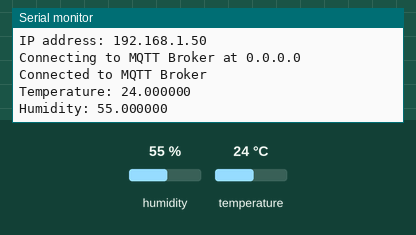
Simulated run of this program. Board: ESP32. Shown: the last lines printed to the serial monitor. Inputs (shaded band) come from the test bench; at power-on: humidity 55 %, temperature 24 °C. WiFi joins after 1.5 s; servers stay silent unless stated; no MQTT or app messages arrive unless stated.

Above: at 2.7 s.
2.8 s: humidity set to 22 %
At 7.6 s:
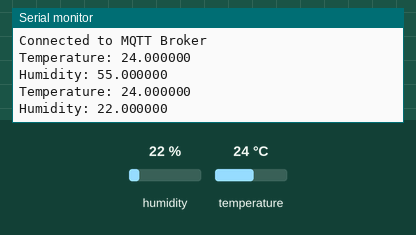
8.8 s: temperature set to 12 °C
At 12.3 s:
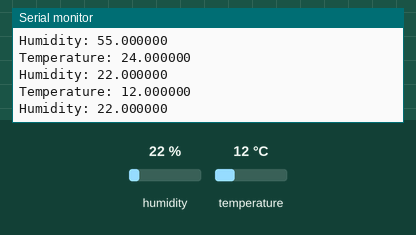
14.8 s: humidity set to 40 %
At 17.0 s:
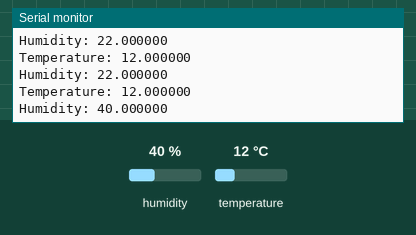
Timing chart, 0 to 18.5 s (numbered marks = the images above; inputs shaded):
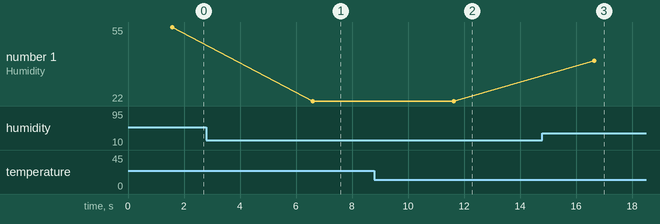

Measured:
- after the input at 2.8 s, the serial monitor: prints a new line after 3.8 s (image 1)
- after the input at 8.8 s, the serial monitor: prints a new line after 2.8 s (image 2)
- after the input at 14.8 s, the serial monitor: prints a new line after 1.9 s (image 3)
- plotted number 1: 55 → 22 after the input at 2.8 s, 22 → 40 after the input at 14.8 s

The program:

main.cpp
```cpp
#include <Arduino.h>
#include <DHT.h>
#include <PubSubClient.h>
#include <WiFi.h>

#define DHTPIN 4
#define DHTTYPE DHT11

const char *WIFI_SSID = "Some SSID";
const char *WIFI_PASSWORD = "Some Password";

const char *MQTT_BROKER_IP = "0.0.0.0";
const char *MQTT_CLIENT_ID = "temperature-humidity";
const char *MQTT_TEMPERATURE_TOPIC = "rooms/0/temperature";
const char *MQTT_HUMIDITY_TOPIC = "rooms/0/humidity";

WiFiClient wifiClient;
PubSubClient mqttClient(wifiClient);

DHT dht(DHTPIN, DHTTYPE);

void connectToWiFi(const char *ssid, const char *password) {
  WiFi.begin(ssid, password);

  Serial.print("Connecting to WiFi ");
  Serial.print(ssid);

  while (WiFi.status() != WL_CONNECTED) {
    delay(500);
    Serial.print(".");
  }

  Serial.println();
  Serial.println("Connected to WiFi");
  Serial.print("IP address: ");
  Serial.println(WiFi.localIP());
}

void connectToMqtt(const char *brokerIp, uint16_t port = 1883) {
  Serial.print("Connecting to MQTT Broker at ");
  Serial.print(brokerIp);

  mqttClient.setServer(brokerIp, port);
  mqttClient.connect(MQTT_CLIENT_ID);

  while (!mqttClient.connected()) {
    delay(500);
    Serial.print(".");
  }

  Serial.println();
  Serial.println("Connected to MQTT Broker");
}

void setup() {
  Serial.begin(115200);

  connectToWiFi(WIFI_SSID, WIFI_PASSWORD);
  connectToMqtt(MQTT_BROKER_IP);

  dht.begin();
}

void loop() {
  float temperature = dht.readTemperature();
  float humidity = dht.readHumidity();

  // Cast values to string
  char temperatureBuffer[50];
  char humidityBuffer[50];

  sprintf(temperatureBuffer, "%f", temperature);
  sprintf(humidityBuffer, "%f", humidity);

  Serial.print("Temperature: ");
  Serial.println(temperatureBuffer);

  Serial.print("Humidity: ");
  Serial.println(humidityBuffer);

  mqttClient.publish(MQTT_TEMPERATURE_TOPIC, temperatureBuffer);
  mqttClient.publish(MQTT_HUMIDITY_TOPIC, humidityBuffer);

  if (!mqttClient.connected()) {
    Serial.println("Reconnecting to MQTT Broker");

    if (mqttClient.connect(MQTT_CLIENT_ID)) {
      Serial.println("Reconnected to MQTT Broker");
      delay(5000);
    }
  }

  mqttClient.loop();

  delay(5000);
}
```
